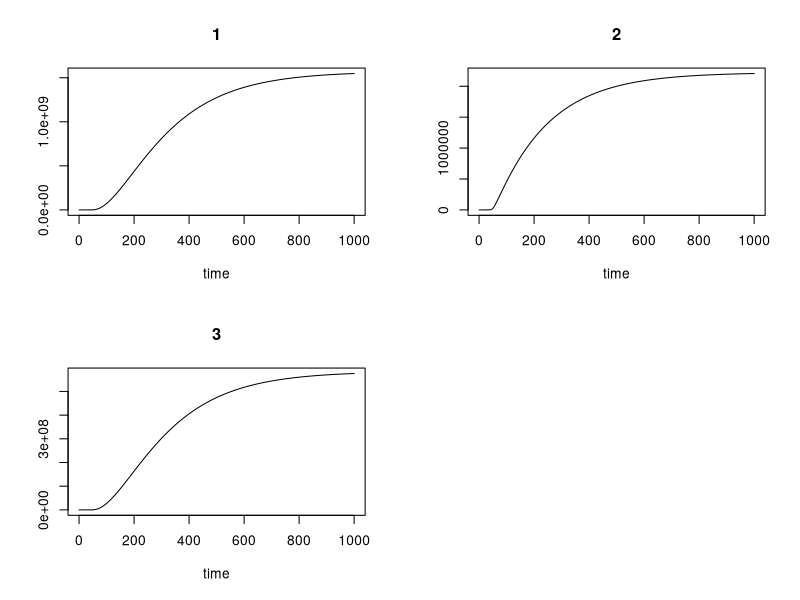

Here is the R script that generated this plot: (Note: this script raises an error after producing the figure.)
rm(list = ls())
start_time <- Sys.time()
library("deSolve")
library("parallel")

#### Check numerically if the eigenvalue it is well computed:
a <- runif(1,0,3)
f <- runif(1,0,3)
lf <- runif(1,0,110)
dL <- runif(1,0,3)
dE <- runif(1,0,3)
deltaL <- runif(1,0,3)
h <- runif(1,0,3)
deltaE <- runif(1,0,3) 
K <- matrix(0,3,3)
K[1,] <- c(0,0,a*f/((dE*h)+deltaE))
K[2,] <- c((dE*h)/(dL+deltaL),0,0)
K[3,] <- c(0,dL*lf,0)

eig <- eigen(K)

R0 <- (f*(a*lf)*(dL/(dL+deltaL))*((dE*h)/(dE*h+deltaE)))^(1/3)
abs(as.double(max(Re(eig$values))) - as.double(R0)) < 1.e-8
R0 < 1

# Mosquito model:
mosq_ode <- function(time, y, parameters){
  ydot <- c()
  cc <- list()
  with(as.list(c(y, parameters)), {
    ydot[1] <- a*f*y[3] - (dE*h+deltaE)*y[1]
    ydot[2] <- dE*h*y[1] - dL*y[2] - (deltaL + (y[2]/K))*y[2]
    ydot[3] <- dL*y[2] - (1/lf)*y[3]
    return(list(ydot))
  })
}

# Parameters: 
time <- seq(0, 1000, by=0.01)
# a <- 2
# f <- 0.2
# dE <- 0.1
# h <- 0.5
# deltaE <- 0.2
# dL <- 0.2
# deltaL <- 0.2
# deltaA <- 0.2
K <- 10000

parameters <- list(a = a,  f=f, dE = dE,
                   h = h, deltaE = deltaE,
                   dL = dL,
                   deltaL = deltaL, lf = lf,
                   K = K)

state <- c(0.1,0,0)

### Integratin:
out <- ode(y = state, times = time, func = mosq_ode, 
           parms = parameters)
plot(out)
max(Re(eig$values))
as.double(R0)


#####------With forcings by temperature and human density------#
# Hanski model:
Hanski <- function(time, y, parameters, signal){
  ydot <- c()
  cc <- list()
  with(as.list(c(y, parameters)), {
    for (i in c(1:dim)) {
      ydot[1] <- a*f*y[3] - (dE*h+deltaE)*y[1]
      ydot[2] <- dE*h*y[1] - dL*y[2] - (deltaL + (y[2]/K))*y[2]
      ydot[3] <- dL*y[2] - (1/lf)*y[3]
    }
    return(list(ydot, c = cc))
  })
}

## Forcing function
signal <- list(approxfun(x = c(0,1,3,5,10), 
                         y = c(0.1, 0.5,  0.1,  0.1, 0.9), 
                         method = "linear", rule = 2),
               approxfun(x = c(0,1,3,5,10), 
                         y = c(0.1, 0.5,  0.1,  0.5, 0.2), 
                         method = "linear", rule = 2))


# Parameters: 
dim <- 2
time <- seq(0, 10, by=0.01)
b <- 0.2
c <- 0.1
xi <- 0.5
alp <- 100
mc <- 0.2
area_muni <- matrix(runif(dim, 0,10000),1,dim)
dist <- matrix(runif(dim*dim, 0,10000),dim,dim)
comm <- matrix(runif(dim*dim, 0,10000),dim,dim)
parameters <- list(dim = dim,  b=b, c = c,
                   xi = xi, alp = alp,
                   area_muni = area_muni,
                   dist = dist, comm = comm,
                   mc = 0.01)

state <- c(0.1,0)

### Integratin:
out <- ode(y = state, times = time, func = Hanski, 
           parms = parameters, signal = signal)
plot(out)
out <- as.data.frame(out[,c(1:(dim+1))])
end_time <- Sys.time()
print(paste("time:", end_time-start_time))
